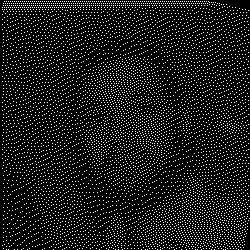
#> input picture LightLSB_Experiment/test/one/Aaron_Patterson_0001.jpg, 250 x 250 px, found by its file name
$ python encryption.py
#> lines starting #> are read from the running program, lines starting #| are printed output that depends on the picture; after the words box and inside, x2 and y2 are one past the last pixel; in counts of white or black regions, pixels touching at a corner belong together
#> `img_en = np.array(Image.open("C:\\Users\\xiaojin\\PycharmProjects\\Lig..`: img_en: shape (250, 250); 10.8% white in thin lines or dots
import math
import random
import cv2
import numpy as np
from PIL import Image
from skimage.util import img_as_ubyte, view_as_blocks
import os

# ===================== 把你上面的所有代码粘贴到这里 =====================
def save_image(img_arr, output_path):
    output_dir = os.path.dirname(output_path)
    if not os.path.exists(output_dir):
        os.makedirs(output_dir)
    img = Image.fromarray(img_arr)
    img.save(output_path)

def blocks_2x2(img_en_block, share1_point, share2_point):
    block1 = np.ones((2, 2), dtype=np.uint8) * 255
    block2 = np.copy(block1)
    block_index = np.argwhere(img_en_block == 0)
    block_index_list = [(row, col) for row, col in block_index]

    if len(block_index_list) == 4 and share1_point == 0 and share2_point == 0:
        block1_index, one = random_index(block_index_list, 3)
        block2_index, other = random_index(block1_index, 2)
        block2_index = block2_index + one
        for index in block1_index:
            block1[index] = 0
        for index in block2_index:
            block2[index] = 0
    elif len(block_index_list) == 4 and share1_point == 0 and share2_point == 255:
        block1_index, one = random_index(block_index_list, 3)
        block2_index, other = random_index(block1_index, 1)
        block2_index = block2_index + one
        for index in block1_index:
            block1[index] = 0
        for index in block2_index:
            block2[index] = 0
    elif len(block_index_list) == 4 and share1_point == 255 and share2_point == 0:
        block2_index, one = random_index(block_index_list, 3)
        block1_index, other = random_index(block2_index, 1)
        block1_index = block1_index + one
        for index in block1_index:
            block1[index] = 0
        for index in block2_index:
            block2[index] = 0
    elif len(block_index_list) == 4 and share1_point == 255 and share2_point == 255:
        block1_index, block2_index = random_index(block_index_list, 2)
        for index in block1_index:
            block1[index] = 0
        for index in block2_index:
            block2[index] = 0
    elif len(block_index_list) == 3 and share1_point == 0 and share2_point == 0:
        block1 = img_en_block
        block2 = img_en_block
    elif len(block_index_list) == 3 and share1_point == 0 and share2_point == 255:
        block1 = img_en_block
        block2_index, other = random_index(block_index_list, 2)
        for index in block2_index:
            block2[index] = 0
    elif len(block_index_list) == 3 and share1_point == 255 and share2_point == 0:
        block2 = img_en_block
        block1_index, other = random_index(block_index_list, 2)
        for index in block1_index:
            block1[index] = 0
    elif len(block_index_list) == 3 and share1_point == 255 and share2_point == 255:
        block1_index, one = random_index(block_index_list, 2)
        block2_index, other = random_index(block1_index, 1)
        block2_index = block2_index + one
        for index in block1_index:
            block1[index] = 0
        for index in block2_index:
            block2[index] = 0
    else:
        print("ERROR")
    return block1, block2

def random_index(my_list, n):
    selected_elements = random.sample(my_list, n)
    remaining_elements = [element for element in my_list if element not in selected_elements]
    return selected_elements, remaining_elements

def no_pixels_expand_meaning_share(img_en, colored_share1_path, colored_share2_path):
    colored_share1 = Image.open(colored_share1_path).convert('L').convert('RGB')
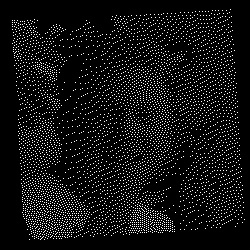
#> input picture LightLSB_Experiment/test/one/Aaron_Guiel_0001.jpg, 250 x 250 px, found by its file name
    colored_share2 = Image.open(colored_share2_path).convert('L').convert('RGB')
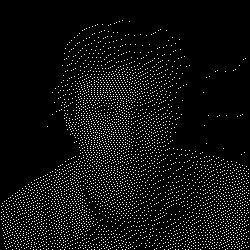
#> input picture LightLSB_Experiment/test/one/Aaron_Eckhart_0001.jpg, 250 x 250 px, found by its file name

    colored_share1 = colored_share1.resize(tuple(int(element / 2) for element in img_en.shape[:2]))
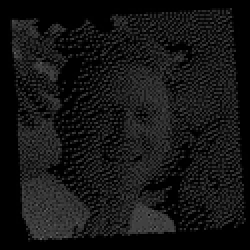
#> colored_share1: PIL image 125x125 RGB (shown 2 times larger); min 0, max 96, mean 20.9
    colored_share2 = colored_share2.resize(tuple(int(element / 2) for element in img_en.shape[:2]))
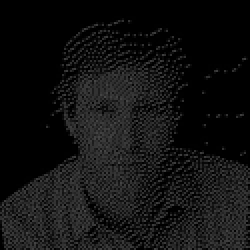
#> colored_share2: PIL image 125x125 RGB (shown 2 times larger); min 0, max 72, mean 17.5

    share1_ht = np.array(colored_share1.convert("1"), dtype=np.uint8) * 255
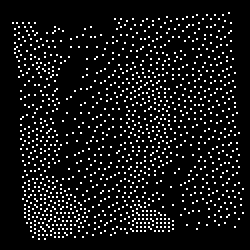
#> share1_ht: shape (125, 125) (shown 2 times larger); 8% white in thin lines or dots, all inside (x1, y1, x2, y2) = (6, 6, 122, 120)
    share2_ht = np.array(colored_share2.convert("1"), dtype=np.uint8) * 255
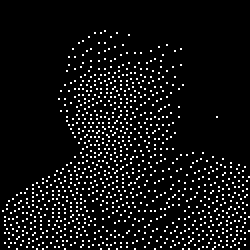
#> share2_ht: shape (125, 125) (shown 2 times larger); 6.7% white in thin lines or dots, all inside (x1, y1, x2, y2) = (1, 15, 125, 125)

    img_en_block = view_as_blocks(img_en, (2, 2))

    share1 = np.ones_like(img_en) * 255
    share2 = np.ones_like(img_en) * 255
    share1_block = view_as_blocks(share1, (2, 2))
#> share1: shape (250, 250); every value is 255
    share2_block = view_as_blocks(share2, (2, 2))

    for i in range(img_en_block.shape[0]):
        for j in range(img_en_block.shape[1]):
            share1_block[i, j], share2_block[i, j] = blocks_2x2(
                img_en_block[i, j], share1_ht[i, j], share2_ht[i, j]
            )
#> this loop made 125 passes
    return share1, share2

# ===================== 下面是【使用示例】，你只需要改路径 =====================
if __name__ == '__main__':
    # 1. 读取 加密图（必须是二值黑白图）
    img_en = np.array(Image.open("C:\\Users\\xiaojin\\PycharmProjects\\LightLSB_Experiment\\test\one\\Aaron_Patterson_0001.jpg").convert("1"), dtype=np.uint8) * 255

    # 2. 两张有意义分享图的路径
    share1_path = "C:\\Users\\xiaojin\\PycharmProjects\\LightLSB_Experiment\\test\\one\\Aaron_Guiel_0001.jpg"
    share2_path = "C:\\Users\\xiaojin\\PycharmProjects\\LightLSB_Experiment\\test\\one\\Aaron_Eckhart_0001.jpg"

    # 3. 执行视觉密码分块生成
    share1, share2 = no_pixels_expand_meaning_share(img_en, share1_path, share2_path)
#> share1: shape (250, 250); 27% white in thin lines or dots
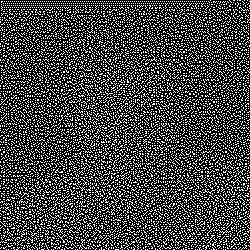
#> share2: shape (250, 250); 26.7% white in thin lines or dots

    # 4. 保存结果
    save_image(share1, "C:\\Users\\xiaojin\\PycharmProjects\\LightLSB_Experiment\\test\\two\\share1_output.png")
    save_image(share2, "C:\\Users\\xiaojin\\PycharmProjects\\LightLSB_Experiment\\test\\two\\share2_output.png")

    print("生成完成！输出到 output/ 文件夹")
